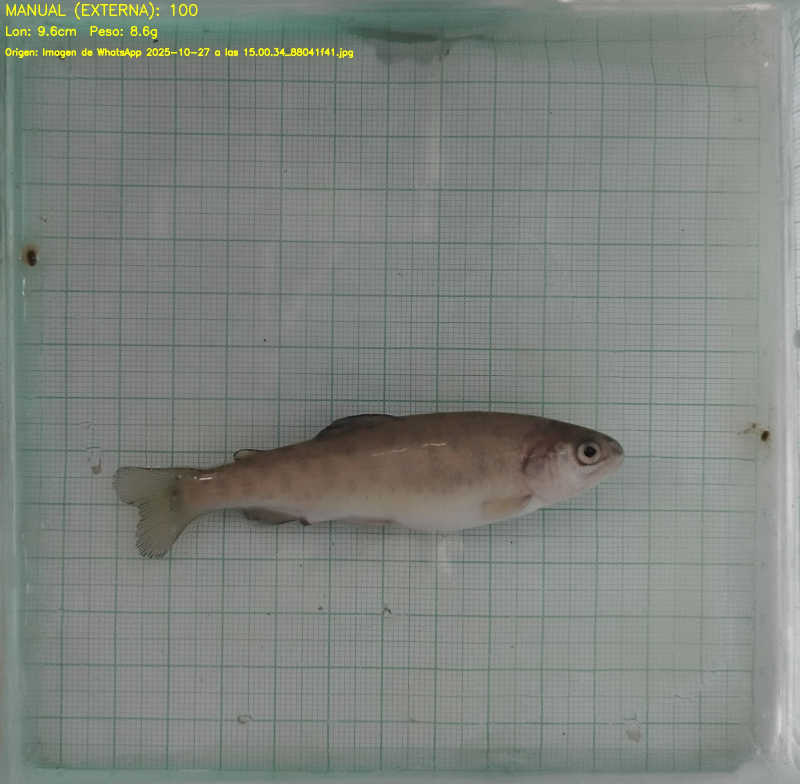
#> input picture Imagenes_Manuales/EXTERNO_100_lon(9.6cm)_alt(2.3cm)_anc(0.6cm)_peso(8.6g)_20251027_150102.jpg, 1600 x 1567 px (shown at 1/2 size)
$ python -i procesador.py   (imports and definitions only)
#> lines starting #> are read from the running program, lines starting #| are printed output that depends on the picture
### filtros.py
# filtros.py
import numpy as np

# --- KERNELS DE LA PRESENTACIÓN ---

KERNEL_DESENFOQUE = np.array([
    [1, 1, 1],
    [1, 1, 1],
    [1, 1, 1]
])
KERNEL_ENFOQUE = np.array([
    [ 0, -1,  0],
    [-1,  5, -1],
    [ 0, -1,  0]
])
KERNEL_REALCE = np.array([
    [ 0,  0,  0],
    [ -1, 1,  0],
    [ 0,  0,  0]
])
KERNEL_REPUJADO = np.array([
    [ -2, -1,  0],
    [ -1,  1,  1],
    [  0,  1,  2]
])
KERNEL_DETECCION_BORDES = np.array([
    [ 0,  1, 0],
    [ 1, -4,  1],
    [ 0,  1,  0]
])
KERNEL_SOBEL = np.array([
    [-1, 0, 1],
    [-2, 0, 2],
    [-1, 0, 1]
])
KERNEL_SHARPEN = np.array([
    [ 1, -2, 1],
    [ -2, 5, -2],
    [ 1, -2, 1]
])
KERNEL_NORTE = np.array([
    [ 1,  1,  1],
    [ 1, -2,  1],
    [-1, -1, -1]
])
KERNEL_ESTE = np.array([
    [-1,  1,  1],
    [-1, -2,  1],
    [-1,  1,  1]
])
KERNEL_GAUSS = np.array([
    [1,  2,  3,  1, 1],
    [2, 7, 11, 7, 2],
    [3, 11, 17, 11, 3],
    [2, 7, 11, 7, 1],
    [1,  2,  3,  2, 1]
])

# Diccionario para acceder a los kernels por nombre
KERNELS = {
    "Desenfoque": KERNEL_DESENFOQUE,
    "Gauss (5x5)": KERNEL_GAUSS,
    "Enfoque": KERNEL_ENFOQUE,
    "Sharpen": KERNEL_SHARPEN,
    "Detección Bordes": KERNEL_DETECCION_BORDES,
    "Sobel": KERNEL_SOBEL,
    "Realce": KERNEL_REALCE,
    "Repujado": KERNEL_REPUJADO,
    "Filtro Norte": KERNEL_NORTE,
    "Filtro Este": KERNEL_ESTE,
}


# [17 lines left out: functions delete_red, delete_green, delete_blue, not called in this run]

def convertir_a_grises_math(arr_img_rgb):
    """
    Convierte un array RGB a escala de grises usando la fórmula de luminosidad.
    Gray = 0.299*R + 0.587*G + 0.114*B
    """
    if arr_img_rgb.ndim != 3 or arr_img_rgb.shape[2] != 3:
        raise ValueError("La imagen de entrada debe ser un array RGB (3 canales).")

    R = arr_img_rgb[:, :, 0]
    G = arr_img_rgb[:, :, 1]
    B = arr_img_rgb[:, :, 2]

    gray = 0.299 * R + 0.587 * G + 0.114 * B

    return gray.astype(np.uint8)

# [89 lines left out: functions aplicar_filtro_mediana_manual, aplicar_convolucion_matematica, not called in this run]

### procesador.py
# procesador.py
from PIL import Image
import numpy as np
import os
import pandas as pd
# Importar la nueva función de filtros
from filtros import convertir_a_grises_math

# Dimensiones estándar de entrada
ANCHO_ESTANDAR = 400
ALTO_ESTANDAR = 184

# [97 lines left out: functions normalizar, procesar_datos_excel, not called in this run]

# --- CAMBIO: ESTA FUNCIÓN AHORA USA LA FÓRMULA MATEMÁTICA ---
def procesar_imagen_a_vector(ruta_o_pil):
    """
    Procesa una imagen al estándar de la RED NEURONAL (400x184, Grises).
    Usa la fórmula de luminosidad matemática.
    """
    try:
        if isinstance(ruta_o_pil, str):
            img = Image.open(ruta_o_pil)
#> img is the input picture: PIL image 1600x1567 RGB; mean R, G, B 125.6, 131.3, 125
        else:
            img = ruta_o_pil
    except Exception as e:
        raise IOError(f"No se pudo abrir la imagen: {e}")

    # Asegurar que sea RGB para la conversión matemática
    img_rgb = img.convert("RGB")

    ancho, alto = img_rgb.size
#> ancho = 1600; alto = 1567
    if alto > ancho:
        img_rgb = img_rgb.rotate(-90, resample=Image.Resampling.BICUBIC, expand=True)

    # Redimensionar
    img_base_rgb = img_rgb.resize((ANCHO_ESTANDAR, ALTO_ESTANDAR), Image.Resampling.BICUBIC)
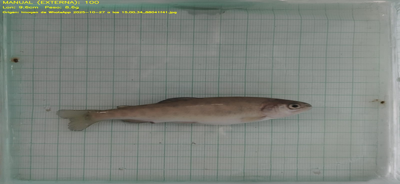
#> img_base_rgb: PIL image 400x184 RGB; mean R, G, B 125.6, 131.3, 125

    # Convertir a array RGB
    arr_rgb = np.array(img_base_rgb)

    # Aplicar fórmula matemática de grises
    arr_gray = convertir_a_grises_math(arr_rgb)
#> in convertir_a_grises_math, `R = arr_img_rgb[:, :, 0]`:
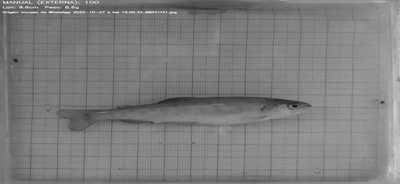
#> R: shape (184, 400); min 16, max 231, mean 125.6
#> in convertir_a_grises_math, `G = arr_img_rgb[:, :, 1]`:
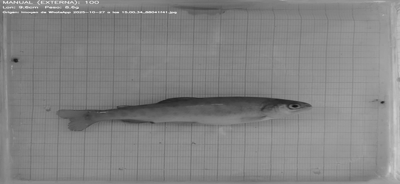
#> G: shape (184, 400); min 15, max 234, mean 131.3

    # Aplanar y devolver
    return arr_gray.flatten()

>>> result = procesar_imagen_a_vector('Imagenes_Manuales/EXTERNO_100_lon(9.6cm)_alt(2.3cm)_anc(0.6cm)_peso(8.6g)_20251027_150102.jpg')

$ run again, on Imagenes_Manuales/EXTERNO_105_lon(8.0cm)_alt(1.7cm)_anc(0.8cm)_peso(4.5g)_20251027_150846.jpg
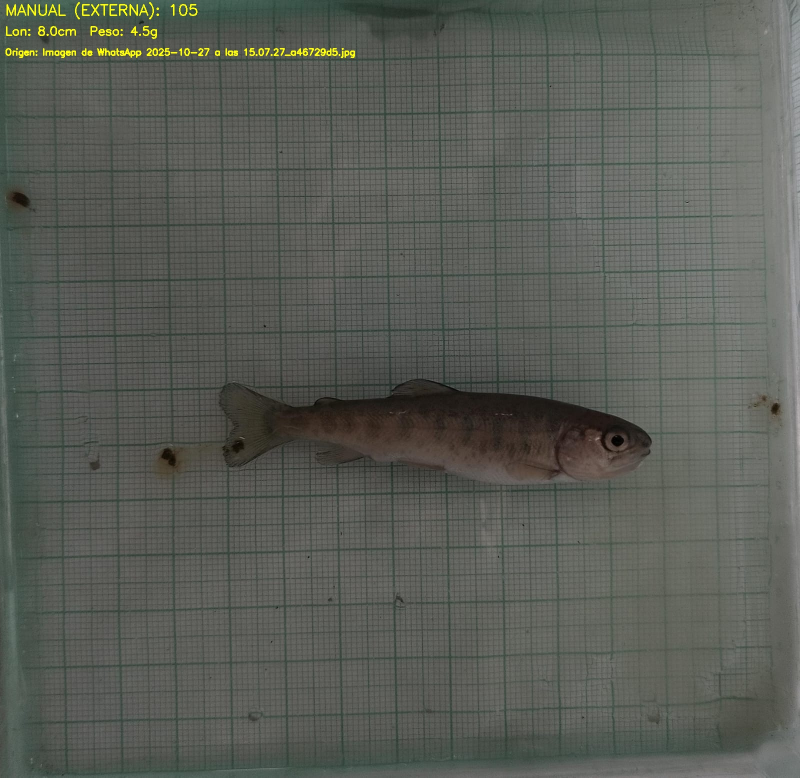
#> input picture Imagenes_Manuales/EXTERNO_105_lon(8.0cm)_alt(1.7cm)_anc(0.8cm)_peso(4.5g)_20251027_150846.jpg, 1600 x 1555 px (shown at 1/2 size)
#> in procesar_imagen_a_vector, img is the input picture: PIL image 1600x1555 RGB; mean R, G, B 89.3, 92.6, 85.9
#> in procesar_imagen_a_vector, `img_base_rgb = img_rgb.resize((ANCHO_ESTANDAR, ALTO_ESTANDAR), Image.R..`:
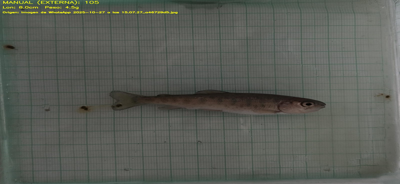
#> img_base_rgb: PIL image 400x184 RGB; mean R, G, B 89.3, 92.6, 85.9
#> in convertir_a_grises_math, `B = arr_img_rgb[:, :, 2]`:
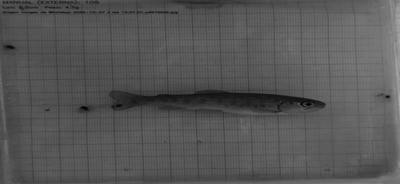
#> B: shape (184, 400); min 0, max 173, mean 85.9

$ run again, on Imagenes_Manuales/EXTERNO_10_lon(8.6cm)_alt(1.9cm)_anc(0.9cm)_peso(6.1g)_20251027_114202.jpg
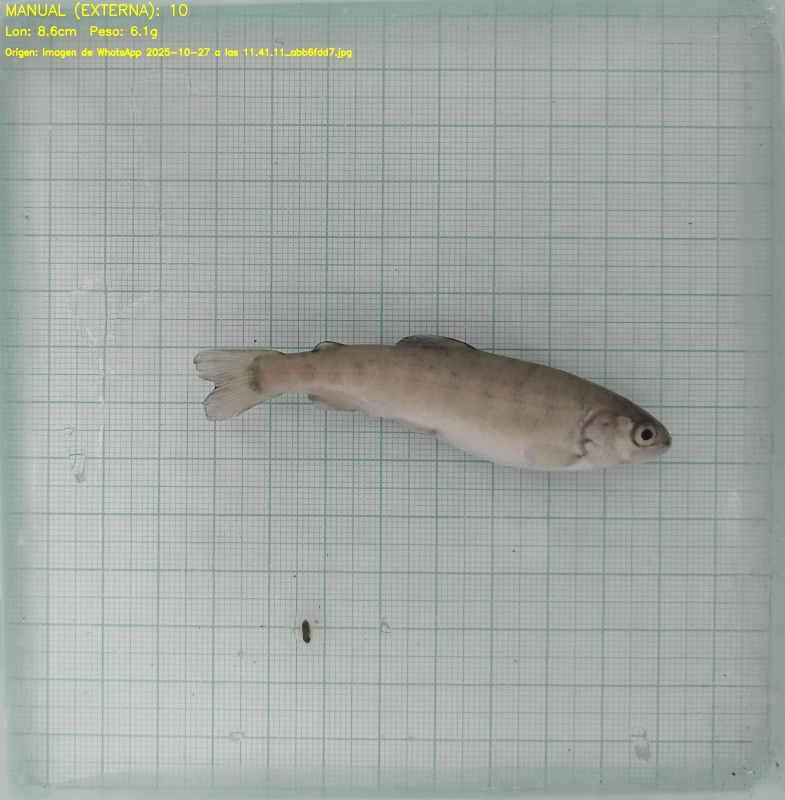
#> input picture Imagenes_Manuales/EXTERNO_10_lon(8.6cm)_alt(1.9cm)_anc(0.9cm)_peso(6.1g)_20251027_114202.jpg, 1570 x 1600 px (shown at 1/2 size)
#> in procesar_imagen_a_vector, img is the input picture: PIL image 1570x1600 RGB; mean R, G, B 160.5, 167.2, 162.4
#> in procesar_imagen_a_vector, `img_rgb = img_rgb.rotate(-90, resample=Image.Resampling.BICUBIC, expan..`:
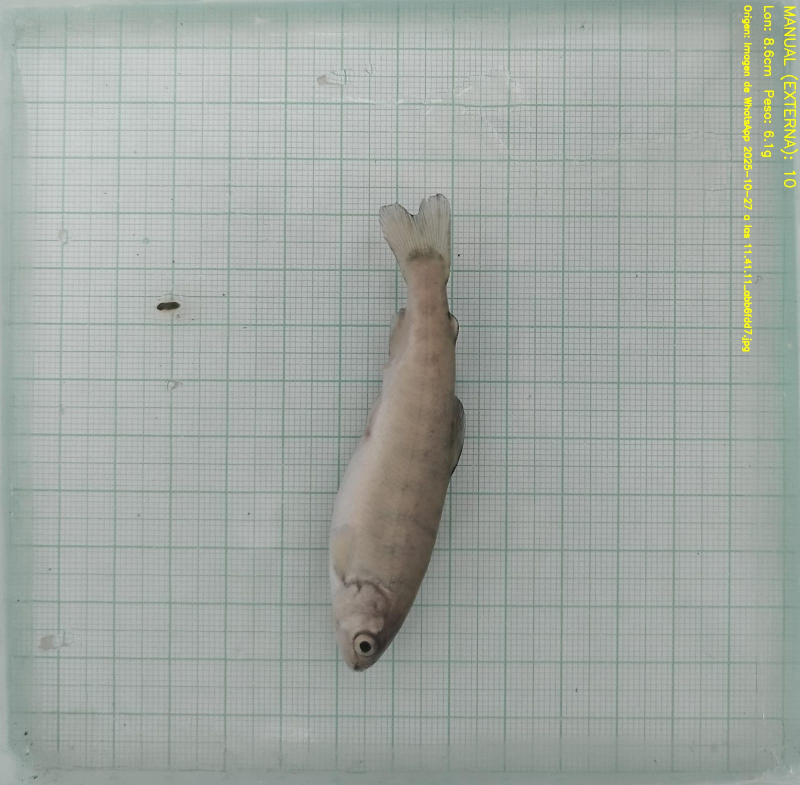
#> img_rgb: PIL image 1600x1570 RGB (shown at 1/2 size); mean R, G, B 160.5, 167.2, 162.4
#> in convertir_a_grises_math, `B = arr_img_rgb[:, :, 2]`:
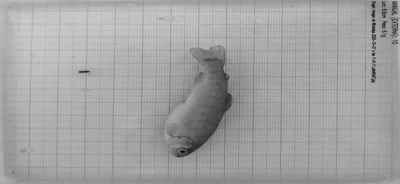
#> B: shape (184, 400); min 16, max 204, mean 162.4

$ run again, on Imagenes_Manuales/EXTERNO_113_lon(7.4cm)_alt(1.5cm)_anc(0.7cm)_peso(3.7g)_20251027_151748.jpg
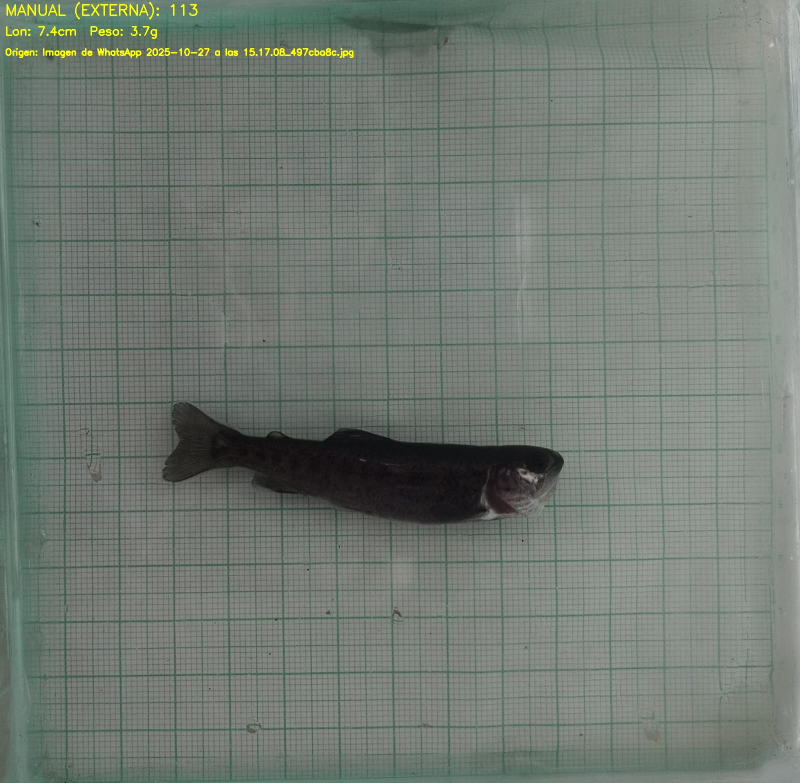
#> input picture Imagenes_Manuales/EXTERNO_113_lon(7.4cm)_alt(1.5cm)_anc(0.7cm)_peso(3.7g)_20251027_151748.jpg, 1600 x 1565 px (shown at 1/2 size)
#> in procesar_imagen_a_vector, img is the input picture: PIL image 1600x1565 RGB; mean R, G, B 113.5, 122, 114.5
#> in procesar_imagen_a_vector, `img_base_rgb = img_rgb.resize((ANCHO_ESTANDAR, ALTO_ESTANDAR), Image.R..`:
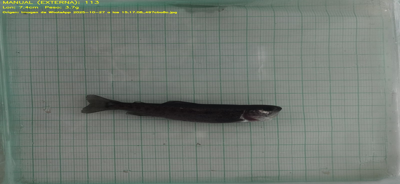
#> img_base_rgb: PIL image 400x184 RGB; mean R, G, B 113.5, 122, 114.5
#> in convertir_a_grises_math, `G = arr_img_rgb[:, :, 1]`:
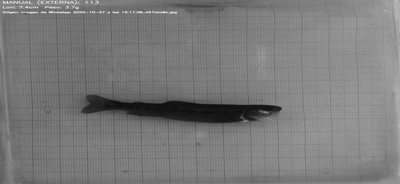
#> G: shape (184, 400); min 12, max 232, mean 122
